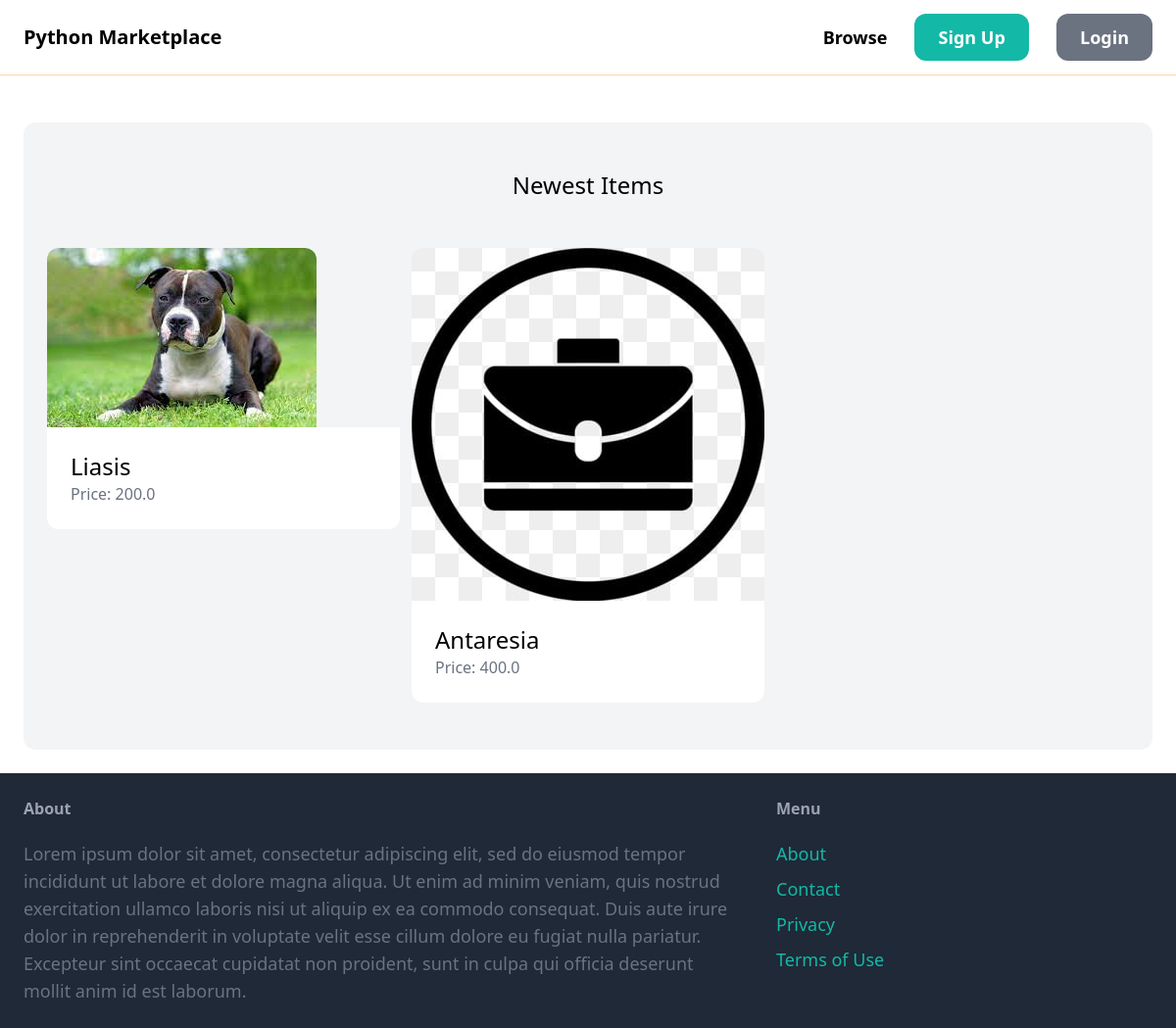
The page / on the database its author committed.
### item/models.py (models this page shows)
class Item(models.Model):
    type = models.ForeignKey(Type, related_name="item.item.type+", on_delete=models.CASCADE)
    species = models.ForeignKey(Species, related_name="item.item.species+", on_delete=models.CASCADE)
    description = models.TextField(blank=True, null=False)
    price = models.FloatField()
    image = models.ImageField(upload_to='item_images', blank=True, null=True)
    is_sold = models.BooleanField(default=False)
    created_at = models.DateTimeField(auto_now_add= True)
    created_by= models.ForeignKey(User, related_name="item", on_delete=models.CASCADE)
    class Meta:
        db_table = 'item'

class Type(models.Model):
    name = models.CharField(max_length = 225)
    class Meta:
        ordering = ('name',)
    def __str__(self):
        return self.name

### core/views.py (the view)
# urls.py: path('', views.index, name='index'),
def index(request):
    items = Item.objects.filter(is_sold=False)[0:6]
    types = Type.objects.all()
    species = Species.objects.all()
    return render(request, 'core/index.html', {
        'types': types,
        "items": items,
        'species': species
    })

### core/templates/core/index.html (shortened to what this page needs)
{% extends 'core/base.html' %}
{% block content %}
<div class='mt-6 px-6 py-12 bg-gray-100 rounded-xl'>
    <h2 class='mb-12 text-2xl text-center'>Newest Items</h2>
    <div class='grid grid-cols-3 gap-3'>
        {% for item in items %}
        <div>
            <a href="{% url 'item:detail' item.id%}">
                <div>
                    <img src='{{ item.image.url }}' class='rounded-t-xl'>
                </div>
                <div class='p-6 bg-white rounded-b-xl'>
                    <h2 class='text-2xl'>{{ item.type }}</h2>
                    <p class='text-gray-500'>Price: {{ item.price }}</p>
                </div>
            </a>
        </div>
        {% endfor %}
    </div>
</div>
{% endblock %}

### rows shown on the page
Item: image (picture), type "Liasis", price "200.0"
Item: image (picture), type "Antaresia", price "400.0"
